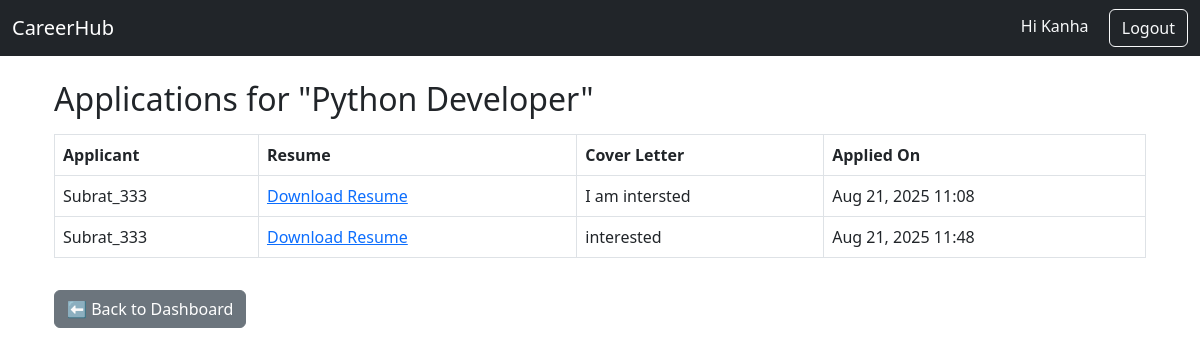
The app's page /jobs/jobs/1/applications/ (signed in) with its own data.
### users/models.py (models this page shows)
class CustomUser(AbstractUser):
    USER_TYPE_CHOICES = (
        ('employer', 'Employer'),
        ('candidate', 'Candidate'),
    )
    user_type = models.CharField(max_length=10, choices=USER_TYPE_CHOICES)

### jobs/models.py (models this page shows, shortened)
class Job(models.Model):
    employer = models.ForeignKey(settings.AUTH_USER_MODEL, on_delete=models.CASCADE, related_name="jobs")
    title = models.CharField(max_length=200)
    description = models.TextField()
    location = models.CharField(max_length=100)
    salary = models.DecimalField(max_digits=10, decimal_places=2, null=True, blank=True)
    created_at = models.DateTimeField(auto_now_add=True)  # when job is posted
    updated_at = models.DateTimeField(auto_now=True)      # when job is updated

class Application(models.Model):
    job = models.ForeignKey("Job", on_delete=models.CASCADE, related_name="applications")
    applicant = models.ForeignKey(settings.AUTH_USER_MODEL, on_delete=models.CASCADE)
    resume = models.FileField(upload_to="resumes/")
    cover_letter = models.TextField(blank=True, null=True)
    applied_at = models.DateTimeField(auto_now_add=True)

### jobs/views.py (the view)
# urls.py: path('jobs/<int:job_id>/applications/', views.view_applications, name='view_applications'),
@login_required
def view_applications(request, job_id):
    job = get_object_or_404(Job, id=job_id)
    applications = job.applications.all()
    return render(request, "jobs/view_applications.html", {
    "job": job,
    "applications": applications
})

### templates/jobs/view_applications.html
{% extends 'base.html' %}
{% block content %}
<div class="container mt-4">
    <h2>Applications for "{{ job.title }}"</h2>
    {% if applications %}
        <table class="table table-bordered mt-3">
            <thead>
                <tr>
                    <th>Applicant</th>
                    <th>Resume</th>
                    <th>Cover Letter</th>
                    <th>Applied On</th>
                </tr>
            </thead>
            <tbody>
                {% for app in applications %}
                <tr>
                    <td>{{ app.applicant.username }}</td>
                    <td><a href="{{ app.resume.url }}" target="_blank">Download Resume</a></td>
                    <td>{{ app.cover_letter|default:"No cover letter provided" }}</td>
                    <td>{{ app.applied_at|date:"M d, Y H:i" }}</td>
                </tr>
                {% endfor %}
            </tbody>
        </table>
    {% else %}
        <p class="mt-3">No applications yet for this job.</p>
    {% endif %}
    <a href="{% url 'dashboard' %}" class="btn btn-secondary mt-3">⬅ Back to Dashboard</a>
</div>
{% endblock %}

### templates/base.html (shortened to what this page needs)
{% load static %}
<!DOCTYPE html>
<html>
<head>
    <link href="https://cdn.jsdelivr.net/npm/bootstrap@5.3.0/dist/css/bootstrap.min.css" rel="stylesheet">
</head>
<body>
<nav class="navbar navbar-expand-lg navbar-dark bg-dark">
  <div class="container-fluid">
    <a class="navbar-brand" href="/">CareerHub</a>
    <div>
      {% if user.is_authenticated %}
    <span class="text-light me-3">Hi {{ user.username }}</span>
    <form action="{% url 'logout' %}" method="post" style="display:inline;">
        <button type="submit" class="btn btn-outline-light">Logout</button>
    </form>
{% else %}
    {% if request.resolver_match.url_name not in 'home login register' %}
        <a href="{% url 'login' %}" class="btn btn-outline-light me-2">Login</a>
        <a href="{% url 'register' %}" class="btn btn-primary">Register</a>
    {% endif %}
{% endif %}
    </div>
  </div>
</nav>
<div class="container mt-4">
    {% block content %}{% endblock %}
</div>
</body>
</html>

### records on screen
CustomUser: username "Kanha"
Job: title "Python Developer"
Application: applicant.username "Subrat_333", cover_letter "I am intersted", applied_at "Aug 21, 2025 11:08"
Application: applicant.username "Subrat_333", cover_letter "interested", applied_at "Aug 21, 2025 11:48"
